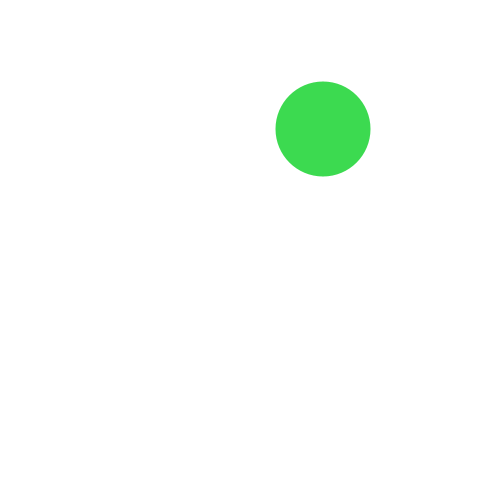
Frame 1 (no input)
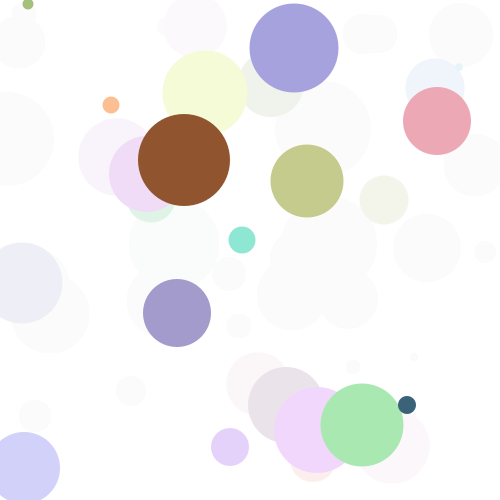
Frame 60 (the mouse pressed at the canvas centre just before this capture)
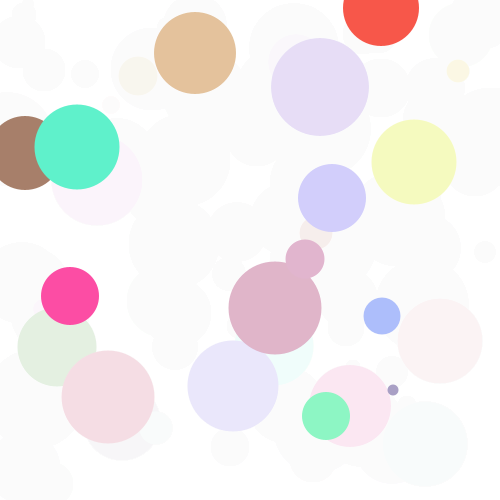
Frame 120 (the mouse held since frame 60 and released just before this capture)

The Processing sketch that drew these frames (run headless with seeded random() and noise(); from frame 60 on, the mouse is pressed at the canvas centre):

// Processing sketch: sketch_190811e
// ── sketch_190811e.pde
void setup () {
  size(500, 500);
  background(255);
  colorMode(RGB, 256);
  noStroke();
  
  frameRate(15);
}

void draw () {
  // background(255);
  fadeToWhite();
  
  int x = int(random(width));
  int y = int(random(height));
  int sz = int(random(100));
  fill(randomRGBColor());
  ellipse(x, y, sz, sz);
}

color randomRGBColor() {
  color c = color(random(256), random(256), random(256));
  return c;
}

void fadeToWhite() {
  noStroke();
  fill(255, 30);
  rect(0, 0, width, height);
}
